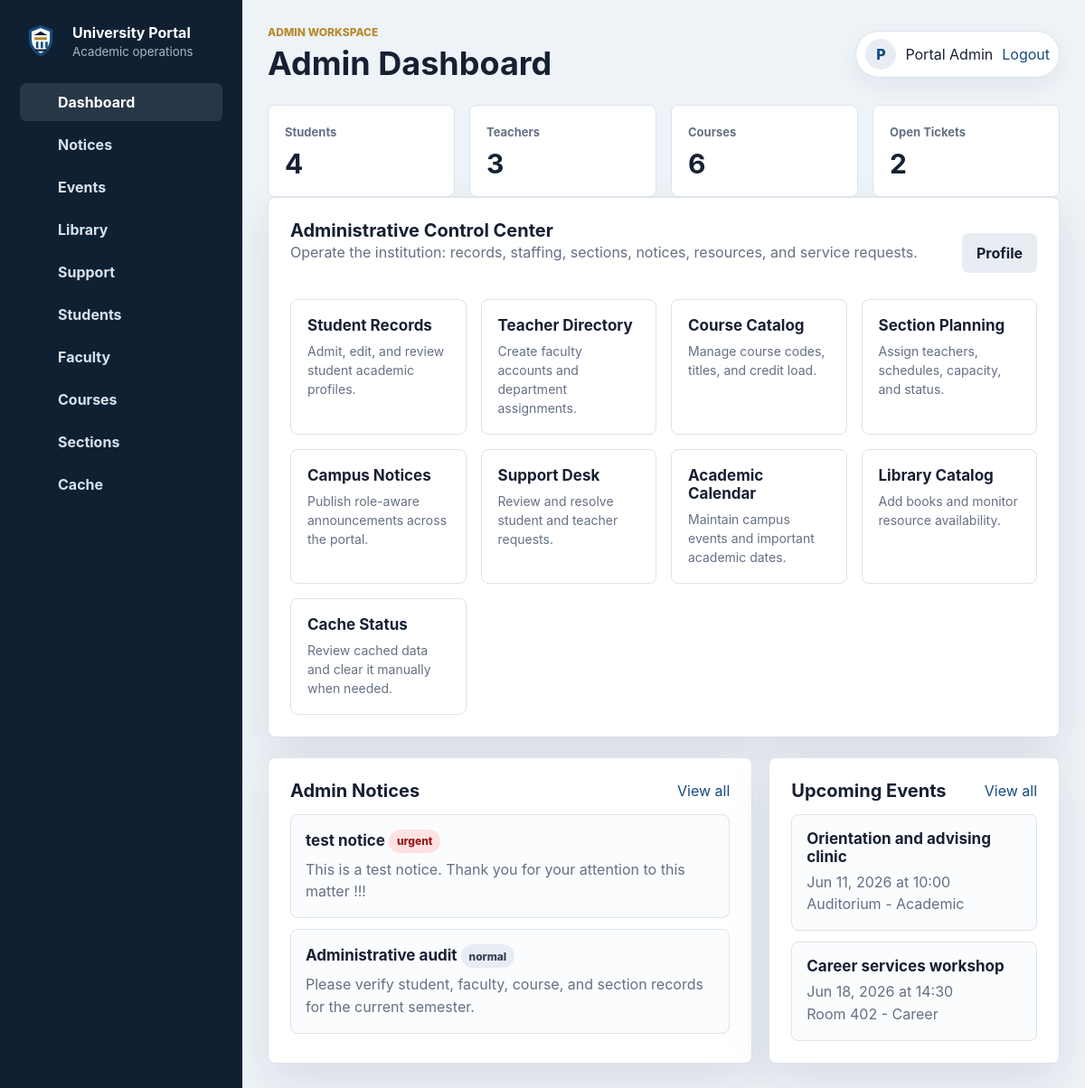
Page /admin_dashboard.php (signed in) on the committed database.
### tables this page shows
CREATE TABLE `notices` (
  `notice_id` int(11) NOT NULL AUTO_INCREMENT,
  `title` varchar(160) NOT NULL,
  `body` text NOT NULL,
  `audience` enum('all','admin','faculty','student') NOT NULL DEFAULT 'all',
  `priority` enum('normal','important','urgent') NOT NULL DEFAULT 'normal',
  `created_at` timestamp NOT NULL DEFAULT current_timestamp(),
  PRIMARY KEY (`notice_id`),
  KEY `idx_notices_audience_created` (`audience`,`created_at`)
);

CREATE TABLE `events` (
  `event_id` int(11) NOT NULL AUTO_INCREMENT,
  `title` varchar(160) NOT NULL,
  `location` varchar(160) NOT NULL,
  `event_date` date NOT NULL,
  `event_time` time DEFAULT NULL,
  `category` varchar(80) NOT NULL DEFAULT 'Academic',
  `created_at` timestamp NOT NULL DEFAULT current_timestamp(),
  PRIMARY KEY (`event_id`),
  KEY `idx_events_event_date` (`event_date`)
);

### admin_dashboard.php (the view, shortened to what this page needs)
<?php
require_once __DIR__ . '/app.php';
$stats = [
    ['Students', cached_scalar_query('admin_dashboard', 'SELECT COUNT(*) FROM students')],
    ['Teachers', cached_scalar_query('admin_dashboard', 'SELECT COUNT(*) FROM faculty')],
    ['Courses', cached_scalar_query('admin_dashboard', 'SELECT COUNT(*) FROM courses')],
    ['Open Tickets', cached_scalar_query('admin_dashboard', "SELECT COUNT(*) FROM support_tickets WHERE status <> 'Resolved'")],
];
$notices = cached_fetch_all('admin_dashboard', "SELECT * FROM notices WHERE audience IN ('all', 'admin') ORDER BY created_at DESC LIMIT 3");
$events = cached_fetch_all('admin_dashboard', 'SELECT * FROM events WHERE event_date >= CURDATE() ORDER BY event_date, event_time LIMIT 3');
?>
<section class="stats-grid">
    <?php foreach ($stats as $stat) { ?>
        <div class="stat-card">
            <span><?php echo h($stat[0]); ?></span>
            <strong><?php echo h($stat[1]); ?></strong>
        </div>
    <?php } ?>
</section>
<section class="panel">
    <div class="section-heading">
        <div>
            <h2>Administrative Control Center</h2>
            <p class="subtitle">Operate the institution: records, staffing, sections, notices, resources, and service requests.</p>
        </div>
        <a class="btn secondary" href="profile.php">Profile</a>
    </div>
    <div class="grid">
        <a class="feature-card" href="student_list.php"><strong>Student Records</strong><span>Admit, edit, and review student academic profiles.</span></a>
        <a class="feature-card" href="faculty_list.php"><strong>Teacher Directory</strong><span>Create faculty accounts and department assignments.</span></a>
        <a class="feature-card" href="course_list.php"><strong>Course Catalog</strong><span>Manage course codes, titles, and credit load.</span></a>
        <a class="feature-card" href="admin_sections.php"><strong>Section Planning</strong><span>Assign teachers, schedules, capacity, and status.</span></a>
        <a class="feature-card" href="notices.php"><strong>Campus Notices</strong><span>Publish role-aware announcements across the portal.</span></a>
        <a class="feature-card" href="support.php"><strong>Support Desk</strong><span>Review and resolve student and teacher requests.</span></a>
        <a class="feature-card" href="events.php"><strong>Academic Calendar</strong><span>Maintain campus events and important academic dates.</span></a>
        <a class="feature-card" href="library.php"><strong>Library Catalog</strong><span>Add books and monitor resource availability.</span></a>
        <a class="feature-card" href="cache_status.php"><strong>Cache Status</strong><span>Review cached data and clear it manually when needed.</span></a>
    </div>
</section>
<section class="split-grid">
    <div class="panel">
        <div class="section-heading">
            <h2>Admin Notices</h2>
            <a href="notices.php">View all</a>
        </div>
        <div class="notice-list">
            <?php foreach ($notices as $notice) { ?>
                <article class="notice-item">
                    <h3><?php echo h($notice['title']); ?> <span class="badge <?php echo h($notice['priority']); ?>"><?php echo h($notice['priority']); ?></span></h3>
                    <p><?php echo h($notice['body']); ?></p>
                </article>
            <?php } ?>
        </div>
    </div>
    <div class="panel">
        <div class="section-heading">
            <h2>Upcoming Events</h2>
            <a href="events.php">View all</a>
        </div>
        <div class="event-list">
            <?php foreach ($events as $event) { ?>
                <article class="event-item">
                    <h3><?php echo h($event['title']); ?></h3>
                    <p><?php echo h(date('M d, Y', strtotime($event['event_date']))); ?> at <?php echo h(substr((string) $event['event_time'], 0, 5)); ?></p>
                    <p><?php echo h($event['location']); ?> - <?php echo h($event['category']); ?></p>
                </article>
            <?php } ?>
        </div>
    </div>
</section>

### style.css (style rules this page uses)
:root { --ink: #172033; --muted: #647084; --line: #dce3ec; --soft: #f5f7fb; --panel: #ffffff; --primary: #164b7f; --primary-strong: #0f355d; --accent: #b88a2d; --success: #1f7a55; --danger: #b42318; --shadow: 0 18px 48px rgba(23, 32, 51, .10); }
* { box-sizing: border-box; }
body { margin: 0; font-family: Inter, "Segoe UI", Arial, sans-serif; background: #eef3f8; color: var(--ink); }
a { color: var(--primary); text-decoration: none; }
.subtitle, .muted { color: var(--muted); }
.subtitle { margin: 0 0 24px; line-height: 1.6; }
.btn, button { display: inline-flex; align-items: center; justify-content: center; min-height: 44px; border: 0; border-radius: 7px; padding: 11px 16px; background: var(--primary); color: white; font-weight: 750; cursor: pointer; transition: transform .18s ease, background .18s ease, box-shadow .18s ease; }
.btn.secondary { background: #e8edf4; color: var(--ink); }
.app-body { min-height: 100vh; }
.panel, .container { width: 100%; margin: 0 0 22px; padding: 24px; border: 1px solid var(--line); border-radius: 8px; background: white; box-shadow: var(--shadow); }
.stats-grid, .grid { display: grid; grid-template-columns: repeat(4, minmax(0, 1fr)); gap: 16px; }
.stat-card, .card-link, .feature-card { border: 1px solid var(--line); border-radius: 8px; background: white; padding: 18px; }
.stat-card span { color: var(--muted); font-size: 13px; font-weight: 750; }
.stat-card strong { display: block; margin-top: 8px; font-size: 30px; }
.card-link, .feature-card { display: flex; flex-direction: column; gap: 8px; min-height: 122px; color: var(--ink); transition: border-color .18s ease, transform .18s ease, box-shadow .18s ease; }
.feature-card strong { font-size: 17px; }
.feature-card span, .card-link span { color: var(--muted); font-size: 14px; line-height: 1.5; }
.split-grid { display: grid; grid-template-columns: 1.25fr .75fr; gap: 18px; }
.section-heading { display: flex; justify-content: space-between; align-items: center; gap: 16px; margin-bottom: 14px; }
.section-heading h2 { margin: 0; font-size: 20px; }
.badge { display: inline-flex; align-items: center; min-height: 26px; padding: 0 9px; border-radius: 999px; background: #e8edf4; color: #334155; font-size: 12px; font-weight: 800; }
.badge.urgent, .badge.Unpaid { background: #fee2e2; color: #991b1b; }
.notice-list, .event-list { display: grid; gap: 12px; }
.notice-item, .event-item { padding: 16px; border: 1px solid var(--line); border-radius: 8px; background: #fbfcfe; }
.notice-item h3, .event-item h3 { margin: 0 0 6px; font-size: 17px; }
.notice-item p, .event-item p { margin: 0; color: var(--muted); line-height: 1.55; }

### rows in the picture
notices: title "test notice", priority "urgent", body "This is a test notice. Thank you for your attention to this matter !!!"
notices: title "Administrative audit", priority "normal", body "Please verify student, faculty, course, and section records for the current semester."
events: title "Orientation and advising clinic", event_date "Jun 11, 2026", event_time "10:00", location "Auditorium", category "Academic"
events: title "Career services workshop", event_date "Jun 18, 2026", event_time "14:30", location "Room 402", category "Career"

### other values in the picture
$item[1] "Dashboard"
$item[1] "Notices"
$item[1] "Events"
$item[1] "Library"
$item[1] "Support"
$item[1] "Students"
$item[1] "Faculty"
$item[1] "Courses"
$item[1] "Sections"
$item[1] "Cache"
role_label($role) "ADMIN"
$title "Admin Dashboard"
$initials "P"
$name "Portal Admin"
$stat[0] "Students"
